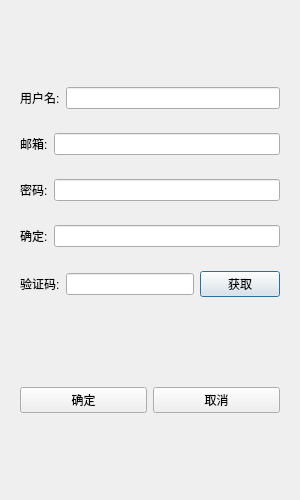
<?xml version="1.0" encoding="UTF-8"?>
<ui version="4.0">
 <class>RegisterDialog</class>
 <widget class="QDialog" name="RegisterDialog">
  <property name="geometry">
   <rect>
    <x>0</x>
    <y>0</y>
    <width>300</width>
    <height>500</height>
   </rect>
  </property>
  <property name="minimumSize">
   <size>
    <width>300</width>
    <height>500</height>
   </size>
  </property>
  <property name="maximumSize">
   <size>
    <width>300</width>
    <height>500</height>
   </size>
  </property>
  <property name="windowTitle">
   <string>Dialog</string>
  </property>
  <layout class="QVBoxLayout" name="verticalLayout">
   <item>
    <spacer name="verticalSpacer">
     <property name="orientation">
      <enum>Qt::Orientation::Vertical</enum>
     </property>
     <property name="sizeHint" stdset="0">
      <size>
       <width>20</width>
       <height>40</height>
      </size>
     </property>
    </spacer>
   </item>
   <item>
    <widget class="QWidget" name="widget_4" native="true">
     <layout class="QHBoxLayout" name="horizontalLayout_4">
      <item>
       <widget class="QLabel" name="label_4">
        <property name="text">
         <string>用户名:</string>
        </property>
       </widget>
      </item>
      <item>
       <widget class="QLineEdit" name="lineEdit_4"/>
      </item>
     </layout>
    </widget>
   </item>
   <item>
    <widget class="QWidget" name="widget_2" native="true">
     <layout class="QHBoxLayout" name="horizontalLayout_2">
      <item>
       <widget class="QLabel" name="label_2">
        <property name="text">
         <string>邮箱:</string>
        </property>
       </widget>
      </item>
      <item>
       <widget class="QLineEdit" name="lineEdit_2"/>
      </item>
     </layout>
    </widget>
   </item>
   <item>
    <widget class="QWidget" name="widget_3" native="true">
     <layout class="QHBoxLayout" name="horizontalLayout_3">
      <item>
       <widget class="QLabel" name="label_3">
        <property name="text">
         <string>密码:</string>
        </property>
       </widget>
      </item>
      <item>
       <widget class="QLineEdit" name="lineEdit_3">
        <property name="text">
         <string/>
        </property>
       </widget>
      </item>
     </layout>
    </widget>
   </item>
   <item>
    <widget class="QWidget" name="widget_5" native="true">
     <layout class="QHBoxLayout" name="horizontalLayout_5">
      <item>
       <widget class="QLabel" name="label_5">
        <property name="text">
         <string>确定:</string>
        </property>
       </widget>
      </item>
      <item>
       <widget class="QLineEdit" name="lineEdit_5"/>
      </item>
     </layout>
    </widget>
   </item>
   <item>
    <widget class="QWidget" name="widget_6" native="true">
     <layout class="QHBoxLayout" name="horizontalLayout_6">
      <item>
       <widget class="QLabel" name="label_6">
        <property name="text">
         <string>验证码:</string>
        </property>
       </widget>
      </item>
      <item>
       <widget class="QLineEdit" name="lineEdit_6"/>
      </item>
      <item>
       <widget class="QPushButton" name="pushButton">
        <property name="text">
         <string>获取</string>
        </property>
       </widget>
      </item>
     </layout>
    </widget>
   </item>
   <item>
    <spacer name="verticalSpacer_3">
     <property name="orientation">
      <enum>Qt::Orientation::Vertical</enum>
     </property>
     <property name="sizeHint" stdset="0">
      <size>
       <width>20</width>
       <height>40</height>
      </size>
     </property>
    </spacer>
   </item>
   <item>
    <widget class="QWidget" name="widget" native="true">
     <layout class="QHBoxLayout" name="horizontalLayout">
      <item>
       <widget class="QPushButton" name="pushButton_2">
        <property name="text">
         <string>确定</string>
        </property>
       </widget>
      </item>
      <item>
       <widget class="QPushButton" name="pushButton_3">
        <property name="text">
         <string>取消</string>
        </property>
       </widget>
      </item>
     </layout>
    </widget>
   </item>
   <item>
    <spacer name="verticalSpacer_2">
     <property name="orientation">
      <enum>Qt::Orientation::Vertical</enum>
     </property>
     <property name="sizeHint" stdset="0">
      <size>
       <width>20</width>
       <height>40</height>
      </size>
     </property>
    </spacer>
   </item>
  </layout>
 </widget>
 <resources/>
 <connections/>
</ui>
